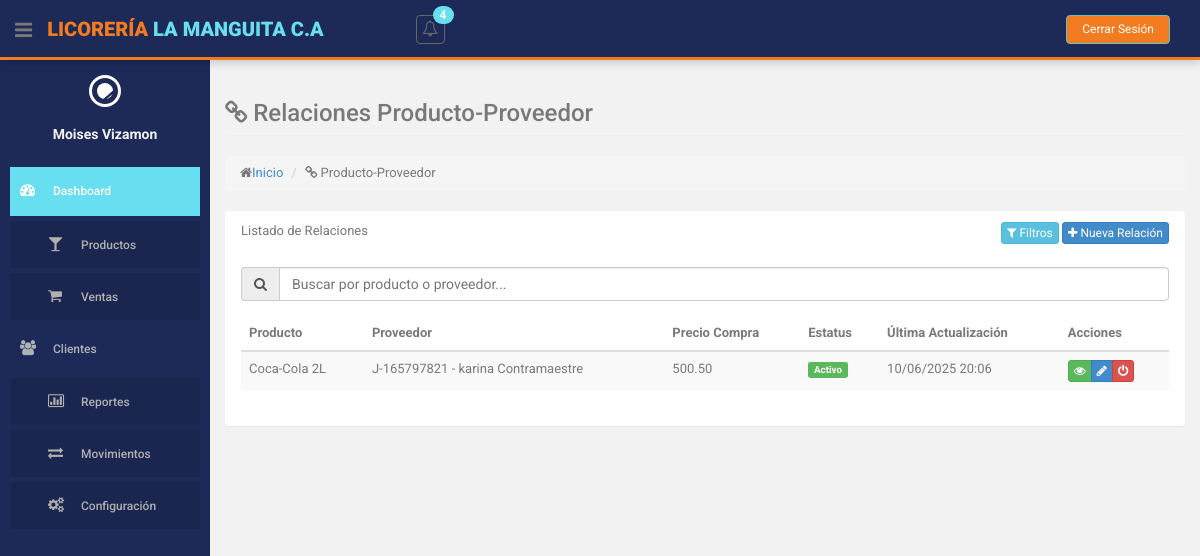
/index.php?action=producto-proveedor (signed in), run on the app's committed database.
### tables this page shows
CREATE TABLE `proveedor_producto` (
  `id` int(11) NOT NULL,
  `cedula_proveedor` varchar(15) NOT NULL,
  `id_producto` int(10) NOT NULL,
  `precio_compra` decimal(10,2) NOT NULL,
  `fecha_actualizacion` datetime NOT NULL DEFAULT current_timestamp(),
  `id_estatus` int(11) NOT NULL DEFAULT 1
);

CREATE TABLE `producto` (
  `id` int(10) NOT NULL,
  `descripcion` varchar(255) NOT NULL,
  `cantidad` int(255) NOT NULL,
  `precio` decimal(10,2) NOT NULL,
  `id_categoria` int(11) NOT NULL,
  `id_estatus` int(11) NOT NULL
);

CREATE TABLE `simbolos_cedula` (
  `id` int(11) NOT NULL,
  `nombre` varchar(2) NOT NULL COMMENT 'Símbolo (V, E, G, J)'
);

CREATE TABLE `proveedores` (
  `cedula` varchar(15) NOT NULL,
  `id_simbolo_cedula` int(11) DEFAULT 1,
  `nombre` varchar(255) NOT NULL,
  `telefono` varchar(15) NOT NULL,
  `direccion` varchar(255) DEFAULT 'Sin especificar',
  `id_estatus` int(11) NOT NULL
);

CREATE TABLE `estatus` (
  `id` int(11) NOT NULL,
  `nombre` varchar(50) NOT NULL
);

### controllers/ProductoProveedorController.php (called while the page is built, shortened)
<?php
class ProductoProveedorController
{
    private $model;
    public function __construct()
    {
        require_once ROOT_PATH . 'models/ProductoProveedorModel.php';
        $this->model = new ProductoProveedorModel();
    }
    public function index()
    {
        $relaciones = $this->model->obtenerTodasRelaciones();
        $estatus = $this->model->obtenerEstatus();
        $this->loadView('producto_proveedor/index', [
            'relaciones' => $relaciones,
            'estatus' => $estatus
        ]);
    }
    private function loadView($view, $data = [])
    {
        extract($data);
        require ROOT_PATH . 'views/layouts/header.php';
        require ROOT_PATH . 'views/layouts/sidebar.php';
        require ROOT_PATH . 'views/' . $view . '.php';
        require ROOT_PATH . 'views/layouts/footer.php';
    }
}

### models/ProductoProveedorModel.php (called while the page is built, shortened)
<?php
class ProductoProveedorModel
{
    private $db;
    public function __construct()
    {
        require_once ROOT_PATH . 'config/database.php';
        $database = new Database();
        $this->db = $database->getConnection();
    }
    public function obtenerTodasRelaciones()
    {
        $query = "SELECT pp.*, p.descripcion as producto, pr.nombre as proveedor,
                  sc.nombre as simbolo_proveedor, e.nombre as estatus
                  FROM proveedor_producto pp
                  JOIN producto p ON pp.id_producto = p.id
                  JOIN proveedores pr ON pp.cedula_proveedor = pr.cedula
                  JOIN simbolos_cedula sc ON pr.id_simbolo_cedula = sc.id
                  JOIN estatus e ON pp.id_estatus = e.id";
        $stmt = $this->db->prepare($query);
        $stmt->execute();
        return $stmt->fetchAll(PDO::FETCH_ASSOC);
    }
}

### config/database.php (called while the page is built, shortened)
<?php
class Database {
    private $host = 'localhost';
    private $db_name = 'licoreria';
    private $username = 'root';
    private $password = '';
    public function getConnection() {
        $this->conn = null;
        try {
            $this->conn = new PDO(
                "mysql:host=" . $this->host . ";dbname=" . $this->db_name,
                $this->username,
                $this->password
            );
            $this->conn->exec("set names utf8");
            $this->conn->setAttribute(PDO::ATTR_ERRMODE, PDO::ERRMODE_EXCEPTION);
        } catch(PDOException $exception) {
            echo "Error de conexión: " . $exception->getMessage();
        }
        return $this->conn;
    }
}
?>

### views/producto_proveedor/index.php (the view, shortened to what this page needs)
<section id="main-content">
    <section class="wrapper">
        <div class="row">
            <div class="col-lg-12">
                <h3 class="page-header"><i class="fa fa-link"></i> Relaciones Producto-Proveedor</h3>
                <ol class="breadcrumb">
                    <li><i class="fa fa-home"></i><a href="<?php echo BASE_URL; ?>">Inicio</a></li>
                    <li><i class="fa fa-link"></i> Producto-Proveedor</li>
                </ol>
            </div>
        </div>
        <div class="row">
            <div class="col-lg-12">
                <section class="panel">
                    <header class="panel-heading">
                        Listado de Relaciones
                        <div class="pull-right">
                            <button class="btn btn-info btn-xs" data-toggle="modal" data-target="#filtrosModal">
                                <i class="fa fa-filter"></i> Filtros
                            </button>
                            <a href="<?php echo BASE_URL; ?>index.php?action=producto-proveedor&method=crear" class="btn btn-primary btn-xs">
                                <i class="fa fa-plus"></i> Nueva Relación
                            </a>
                        </div>
                    </header>
                    <div class="panel-body">
                        <div class="form-group">
                            <div class="input-group">
                                <span class="input-group-addon"><i class="fa fa-search"></i></span>
                                <input type="text" id="busqueda" class="form-control" placeholder="Buscar por producto o proveedor...">
                            </div>
                        </div>
                        <table id="tablaRelaciones" class="table table-striped table-advance table-hover">
                            <thead>
                                <tr>
                                    <th>Producto</th>
                                    <th>Proveedor</th>
                                    <th>Precio Compra</th>
                                    <th>Estatus</th>
                                    <th>Última Actualización</th>
                                    <th>Acciones</th>
                                </tr>
                            </thead>
                            <tbody>
                                <?php foreach ($relaciones as $relacion): ?>
                                    <tr>
                                        <td><?= $relacion['producto']; ?></td>
                                        <td><?= $relacion['simbolo_proveedor'] . '-' . $relacion['cedula_proveedor'] . ' - ' . $relacion['proveedor']; ?></td>
                                        <td><?= number_format($relacion['precio_compra'], 2); ?></td>
                                        <td>
                                            <span class="label label-<?= $relacion['id_estatus'] == 1 ? 'success' : 'danger'; ?>">
                                                <?= $relacion['estatus']; ?>
                                            </span>
                                        </td>
                                        <td><?= date('d/m/Y H:i', strtotime($relacion['fecha_actualizacion'])); ?></td>
                                        <td>
                                            <div class="btn-group">
                                                <a href="<?= BASE_URL ?>index.php?action=producto-proveedor&method=mostrar&id=<?= $relacion['id']; ?>"
                                                    class="btn btn-success btn-xs" title="Ver">
                                                    <i class="fa fa-eye"></i>
                                                </a>
                                                <a href="<?= BASE_URL ?>index.php?action=producto-proveedor&method=editar&id=<?= $relacion['id']; ?>"
                                                    class="btn btn-primary btn-xs" title="Editar">
                                                    <i class="fa fa-pencil"></i>
                                                </a>
                                                <button onclick="cambiarEstado(<?= $relacion['id']; ?>, '<?= $relacion['estatus']; ?>')"
                                                    class="btn btn-<?= $relacion['id_estatus'] == 1 ? 'danger' : 'success'; ?> btn-xs"
                                                    title="<?= $relacion['id_estatus'] == 1 ? 'Desactivar' : 'Activar'; ?>">
                                                    <i class="fa fa-power-off"></i>
                                                </button>
                                            </div>
                                        </td>
                                    </tr>
                                <?php endforeach; ?>
                            </tbody>
                        </table>
                    </div>
                </section>
            </div>
        </div>
    </section>
</section>

### assets/css/style.css (style rules this page uses)
body { color: #797979; background: #f2f2f2; font-family: 'Ruda', sans-serif; padding: 0px !important; margin: 0px !important; font-size:13px; }
a, a:hover, a:focus { text-decoration: none; outline: none; }
#main-content { margin-left: 210px; }
.wrapper { display: inline-block; margin-top: 60px; padding-left: 15px; padding-right: 15px; padding-bottom: 15px; padding-top: 0px; width: 100%; }

### views/layouts/header.php (style rules this page uses)
body { font-family: 'Roboto', sans-serif; }
.btn, button, input[type="submit"] { transition: background-color 0.3s ease, transform 0.2s ease; }

### data on the page
proveedor_producto: id_producto.descripcion "Coca-Cola 2L", simbolos_cedula.nombre "J", cedula_proveedor "165797821", cedula_proveedor.nombre "karina Contramaestre", precio_compra "500.50", id_estatus.nombre "Activo", fecha_actualizacion "10/06/2025 20:06"

### other printed values
$_SESSION['user_nombre'] "Moises Vizamon"
